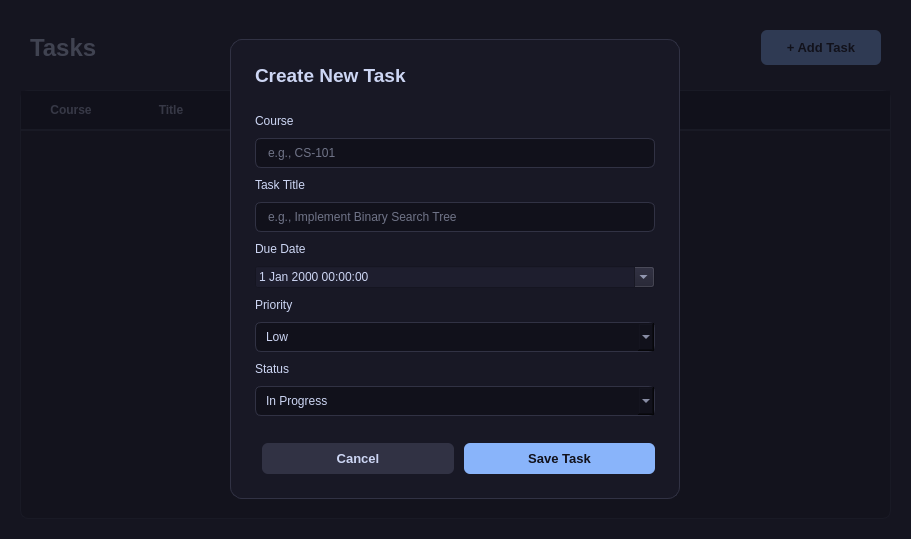
<?xml version="1.0" encoding="UTF-8"?>
<ui version="4.0">
 <class>page_tasks</class>
 <widget class="QWidget" name="page_tasks">
  <property name="geometry">
   <rect>
    <x>0</x>
    <y>0</y>
    <width>911</width>
    <height>539</height>
   </rect>
  </property>
  <property name="windowTitle">
   <string>Tasks Management</string>
  </property>
  <property name="styleSheet">
   <string>
    QWidget {
        background-color: #1e1e2e;
        font-family: 'Segoe UI', Arial, sans-serif;
        color: #cdd6f4;
    }
    QGroupBox {
        border: none;
        background-color: #1e1e2e;
    }
    QLabel {
        color: #cdd6f4;
        background: transparent;
    }
    QLineEdit, QComboBox, QDateEdit {
        background-color: #11111b;
        border: 1px solid #313244;
        border-radius: 6px;
        padding: 6px 10px;
        color: #cdd6f4;
    }
    QLineEdit:focus, QComboBox:focus, QDateEdit:focus {
        border: 1px solid #89b4fa;
    }
    QPushButton {
        background-color: #89b4fa;
        color: #11111b;
        border: none;
        border-radius: 6px;
        font-weight: bold;
        font-size: 13px;
        padding: 8px 16px;
    }
    QPushButton:hover {
        background-color: #b4befe;
    }
    QPushButton:pressed {
        background-color: #74c7ec;
    }
    #buttonCancelTask {
        background-color: #313244;
        color: #cdd6f4;
    }
    #buttonCancelTask:hover {
        background-color: #45475a;
    }
    QTableWidget {
        background-color: #181825;
        border: 1px solid #313244;
        border-radius: 8px;
        gridline-color: #313244;
        color: #cdd6f4;
        alternate-background-color: #1e1e2e;
    }
    /* Dynamic padding applied across all inner table rows and columns */
    QTableWidget::item {
        padding: 10px 12px;
    }
    QTableWidget::item:selected {
        background-color: #313244;
        color: #cdd6f4;
    }
    QHeaderView::section {
        background-color: #11111b;
        color: #a6adc8;
        padding: 10px 12px;
        border: none;
        border-bottom: 2px solid #313244;
        font-weight: bold;
    }
    /* Overlay Background Dimming */
    #taskOverlayWidget {
        background-color: rgba(17, 17, 27, 0.75);
    }
    /* Overlay Central Form Card */
    #formCardWidget {
        background-color: #181825;
        border: 1px solid #313244;
        border-radius: 12px;
    }
   </string>
  </property>
  <layout class="QGridLayout" name="rootGridLayout">
   <property name="leftMargin">
    <number>0</number>
   </property>
   <property name="topMargin">
    <number>0</number>
   </property>
   <property name="rightMargin">
    <number>0</number>
   </property>
   <property name="bottomMargin">
    <number>0</number>
   </property>
   <property name="spacing">
    <number>0</number>
   </property>
   <item row="0" column="0">
    <widget class="QWidget" name="mainContentWidget" native="true">
     <layout class="QVBoxLayout" name="mainVerticalLayout">
      <property name="spacing">
       <number>15</number>
      </property>
      <property name="leftMargin">
       <number>20</number>
      </property>
      <property name="topMargin">
       <number>20</number>
      </property>
      <property name="rightMargin">
       <number>20</number>
      </property>
      <property name="bottomMargin">
       <number>20</number>
      </property>
      <item>
       <widget class="QGroupBox" name="headerGroupBox">
        <layout class="QHBoxLayout" name="headerLayout">
         <property name="leftMargin">
          <number>10</number>
         </property>
         <property name="topMargin">
          <number>10</number>
         </property>
         <property name="rightMargin">
          <number>10</number>
         </property>
         <property name="bottomMargin">
          <number>10</number>
         </property>
         <item>
          <widget class="QLabel" name="labelTitle">
           <property name="font">
            <font>
             <family>Segoe UI</family>
             <pointsize>18</pointsize>
             <bold>true</bold>
            </font>
           </property>
           <property name="text">
            <string>Tasks</string>
           </property>
          </widget>
         </item>
         <item>
          <spacer name="horizontalSpacer">
           <property name="orientation">
            <enum>Qt::Orientation::Horizontal</enum>
           </property>
           <property name="sizeHint" stdset="0">
            <size>
             <width>40</width>
             <height>20</height>
            </size>
           </property>
          </spacer>
         </item>
         <item>
          <widget class="QPushButton" name="buttonAddTask">
           <property name="minimumSize">
            <size>
             <width>120</width>
             <height>35</height>
            </size>
           </property>
           <property name="text">
            <string>+ Add Task</string>
           </property>
          </widget>
         </item>
        </layout>
       </widget>
      </item>
      <item>
       <widget class="QTableWidget" name="tableWidgetTasks">
        <property name="alternatingRowColors">
         <bool>true</bool>
        </property>
        <property name="selectionBehavior">
         <enum>QAbstractItemView::SelectionBehavior::SelectRows</enum>
        </property>
        <property name="columnCount">
         <number>5</number>
        </property>
        <attribute name="horizontalHeaderStretchLastSection">
         <bool>true</bool>
        </attribute>
        <column>
         <property name="text">
          <string>Course</string>
         </property>
        </column>
        <column>
         <property name="text">
          <string>Title</string>
         </property>
        </column>
        <column>
         <property name="text">
          <string>Due Date</string>
         </property>
        </column>
        <column>
         <property name="text">
          <string>Priority</string>
         </property>
        </column>
        <column>
         <property name="text">
          <string>Status</string>
         </property>
        </column>
       </widget>
      </item>
     </layout>
    </widget>
   </item>
   <item row="0" column="0">
    <widget class="QWidget" name="taskOverlayWidget" native="true">
     <property name="visible">
      <bool>false</bool>
     </property>
     <layout class="QGridLayout" name="overlayGridLayout">
      <item row="0" column="1">
       <spacer name="vSpacerTop">
        <property name="orientation">
         <enum>Qt::Orientation::Vertical</enum>
        </property>
       </spacer>
      </item>
      <item row="1" column="0">
       <spacer name="hSpacerLeft">
        <property name="orientation">
         <enum>Qt::Orientation::Horizontal</enum>
        </property>
       </spacer>
      </item>
      <item row="2" column="1">
       <spacer name="vSpacerBottom">
        <property name="orientation">
         <enum>Qt::Orientation::Vertical</enum>
        </property>
       </spacer>
      </item>
      <item row="1" column="2">
       <spacer name="hSpacerRight">
        <property name="orientation">
         <enum>Qt::Orientation::Horizontal</enum>
        </property>
       </spacer>
      </item>
      <item row="1" column="1">
       <widget class="QWidget" name="formCardWidget" native="true">
        <property name="minimumSize">
         <size>
          <width>420</width>
          <height>400</height>
         </size>
        </property>
        <property name="maximumSize">
         <size>
          <width>450</width>
          <height>460</height>
         </size>
        </property>
        <layout class="QVBoxLayout" name="formCardLayout">
         <property name="spacing">
          <number>10</number>
         </property>
         <property name="leftMargin">
          <number>25</number>
         </property>
         <property name="topMargin">
          <number>25</number>
         </property>
         <property name="rightMargin">
          <number>25</number>
         </property>
         <property name="bottomMargin">
          <number>25</number>
         </property>
         <item>
          <widget class="QLabel" name="labelFormTitle">
           <property name="font">
            <font>
             <family>Segoe UI</family>
             <pointsize>14</pointsize>
             <bold>true</bold>
            </font>
           </property>
           <property name="text">
            <string>Create New Task</string>
           </property>
          </widget>
         </item>
         <item>
          <spacer name="formHeaderSpacer">
           <property name="orientation">
            <enum>Qt::Orientation::Vertical</enum>
           </property>
           <property name="sizeHint" stdset="0">
            <size>
             <width>20</width>
             <height>5</height>
            </size>
           </property>
          </spacer>
         </item>
         <item>
          <widget class="QLabel" name="labelCourse">
           <property name="text">
            <string>Course</string>
           </property>
          </widget>
         </item>
         <item>
          <widget class="QLineEdit" name="inputCourse">
           <property name="placeholderText">
            <string>e.g., CS-101</string>
           </property>
          </widget>
         </item>
         <item>
          <widget class="QLabel" name="labelTaskTitle">
           <property name="text">
            <string>Task Title</string>
           </property>
          </widget>
         </item>
         <item>
          <widget class="QLineEdit" name="inputTaskTitle">
           <property name="placeholderText">
            <string>e.g., Implement Binary Search Tree</string>
           </property>
          </widget>
         </item>
         <item>
          <widget class="QLabel" name="labelDueDate">
           <property name="text">
            <string>Due Date</string>
           </property>
          </widget>
         </item>
         <item>
          <widget class="QDateTimeEdit" name="inputDueDate">
           <property name="calendarPopup">
            <bool>true</bool>
           </property>
          </widget>
         </item>
         <item>
          <widget class="QLabel" name="labelPriority">
           <property name="text">
            <string>Priority</string>
           </property>
          </widget>
         </item>
         <item>
          <widget class="QComboBox" name="inputPriority">
           <item>
            <property name="text">
             <string>Low</string>
            </property>
           </item>
           <item>
            <property name="text">
             <string>Medium</string>
            </property>
           </item>
           <item>
            <property name="text">
             <string>High</string>
            </property>
           </item>
          </widget>
         </item>
         <item>
          <widget class="QLabel" name="labelStatus">
           <property name="text">
            <string>Status</string>
           </property>
          </widget>
         </item>
         <item>
          <widget class="QComboBox" name="inputStatus">
           <item>
            <property name="text">
             <string>In Progress</string>
            </property>
           </item>
           <item>
            <property name="text">
             <string>Completed</string>
            </property>
           </item>
           <item>
            <property name="text">
             <string>Missed</string>
            </property>
           </item>
          </widget>
         </item>
         <item>
          <spacer name="formButtonSpacer">
           <property name="orientation">
            <enum>Qt::Orientation::Vertical</enum>
           </property>
           <property name="sizeHint" stdset="0">
            <size>
             <width>20</width>
             <height>15</height>
            </size>
           </property>
          </spacer>
         </item>
         <item>
          <layout class="QHBoxLayout" name="formActionsLayout">
           <property name="spacing">
            <number>10</number>
           </property>
           <item>
            <spacer name="actionsSpacer">
             <property name="orientation">
              <enum>Qt::Orientation::Horizontal</enum>
             </property>
            </spacer>
           </item>
           <item>
            <widget class="QPushButton" name="buttonCancelTask">
             <property name="text">
              <string>Cancel</string>
             </property>
            </widget>
           </item>
           <item>
            <widget class="QPushButton" name="buttonSaveTask">
             <property name="text">
              <string>Save Task</string>
             </property>
            </widget>
           </item>
          </layout>
         </item>
        </layout>
       </widget>
      </item>
     </layout>
    </widget>
   </item>
  </layout>
 </widget>
 <resources/>
 <connections/>
</ui>
